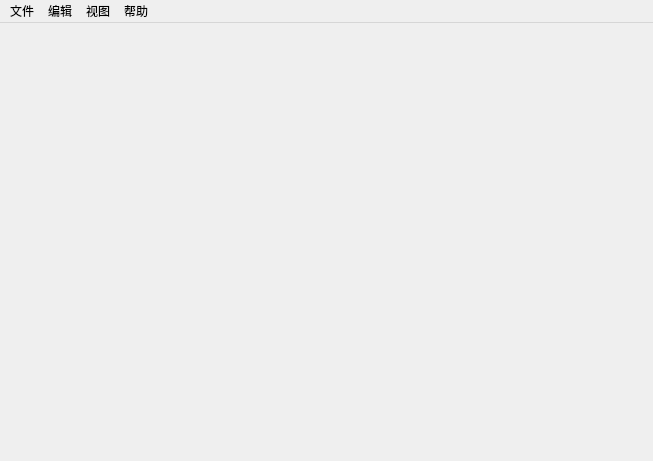
<?xml version="1.0" encoding="UTF-8"?>
<ui version="4.0">
 <class>MainWindow</class>
 <widget class="QMainWindow" name="MainWindow">
  <property name="geometry">
   <rect>
    <x>0</x>
    <y>0</y>
    <width>653</width>
    <height>461</height>
   </rect>
  </property>
  <property name="windowTitle">
   <string>MainWindow</string>
  </property>
  <widget class="QWidget" name="centralWidget">
   <layout class="QVBoxLayout" name="verticalLayout">
    <property name="spacing">
     <number>0</number>
    </property>
    <property name="leftMargin">
     <number>0</number>
    </property>
    <property name="topMargin">
     <number>0</number>
    </property>
    <property name="rightMargin">
     <number>0</number>
    </property>
    <property name="bottomMargin">
     <number>0</number>
    </property>
    <item>
     <widget class="QSplitter" name="splitter">
      <property name="sizePolicy">
       <sizepolicy hsizetype="Expanding" vsizetype="Expanding">
        <horstretch>0</horstretch>
        <verstretch>0</verstretch>
       </sizepolicy>
      </property>
      <property name="orientation">
       <enum>Qt::Horizontal</enum>
      </property>
      <property name="handleWidth">
       <number>0</number>
      </property>
      <property name="childrenCollapsible">
       <bool>false</bool>
      </property>
      <widget class="XYFuncsBox" name="FuncsBox" native="true"/>
      <widget class="XYImageViewer" name="ImageViewer" native="true">
       <property name="sizePolicy">
        <sizepolicy hsizetype="Expanding" vsizetype="Expanding">
         <horstretch>0</horstretch>
         <verstretch>0</verstretch>
        </sizepolicy>
       </property>
      </widget>
      <widget class="XYExpansionsBox" name="ExpansionsBox" native="true"/>
     </widget>
    </item>
    <item>
     <widget class="XYStorageBox" name="StorageBox" native="true"/>
    </item>
   </layout>
  </widget>
  <widget class="QMenuBar" name="menuBar">
   <property name="geometry">
    <rect>
     <x>0</x>
     <y>0</y>
     <width>653</width>
     <height>23</height>
    </rect>
   </property>
   <widget class="QMenu" name="menu">
    <property name="title">
     <string>文件</string>
    </property>
    <addaction name="actionOpen"/>
    <addaction name="actionExit"/>
   </widget>
   <widget class="QMenu" name="menu_2">
    <property name="title">
     <string>编辑</string>
    </property>
   </widget>
   <widget class="QMenu" name="menu_3">
    <property name="title">
     <string>视图</string>
    </property>
   </widget>
   <widget class="QMenu" name="menu_4">
    <property name="title">
     <string>帮助</string>
    </property>
   </widget>
   <addaction name="menu"/>
   <addaction name="menu_2"/>
   <addaction name="menu_3"/>
   <addaction name="menu_4"/>
  </widget>
  <action name="actionExit">
   <property name="text">
    <string>退出</string>
   </property>
  </action>
  <action name="actionOpen">
   <property name="text">
    <string>打开</string>
   </property>
  </action>
 </widget>
 <layoutdefault spacing="6" margin="11"/>
 <customwidgets>
  <customwidget>
   <class>XYFuncsBox</class>
   <extends>QWidget</extends>
   <header>xyfuncsbox.h</header>
   <container>1</container>
  </customwidget>
  <customwidget>
   <class>XYImageViewer</class>
   <extends>QWidget</extends>
   <header>xyimageviewer.h</header>
   <container>1</container>
  </customwidget>
  <customwidget>
   <class>XYExpansionsBox</class>
   <extends>QWidget</extends>
   <header>xyexpansionsbox.h</header>
   <container>1</container>
  </customwidget>
  <customwidget>
   <class>XYStorageBox</class>
   <extends>QWidget</extends>
   <header>xystoragebox.h</header>
   <container>1</container>
  </customwidget>
 </customwidgets>
 <resources/>
 <connections/>
</ui>
